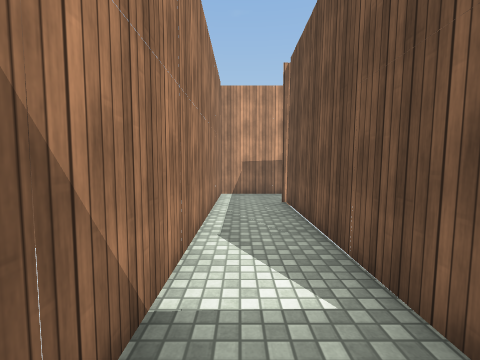
view 1 (above)

17 first-person views from a walk through a 3-D level made in the Unity game engine. The camera is 1.4 m above the floor, tilts 4° down and sees 90° across. The floor is counted in squares, 1 m on a side. Each view is taken from the middle of a square. On the plan, view 1 faces up. The plan holds only what a view shows up to about 13 squares ahead; the rest is blank. The place goes on beyond the plan. The player is left out. Surface patterns are stand-ins for the level's own textures.

view 2
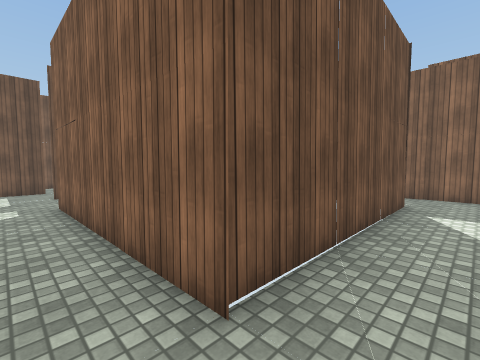

view 3
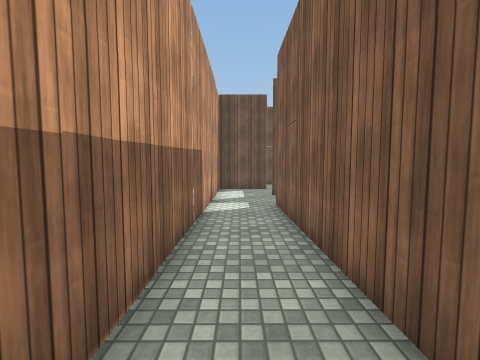

view 4
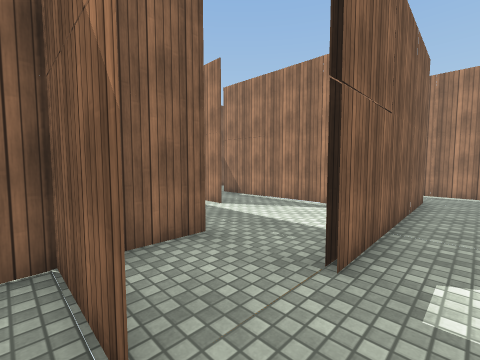

view 5
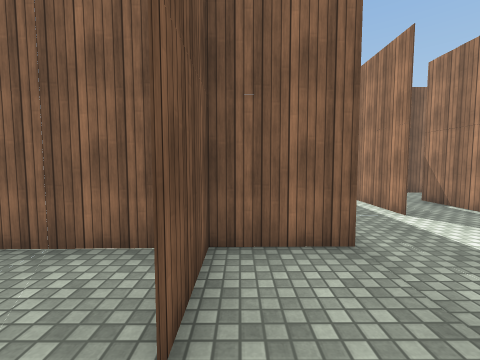

view 6
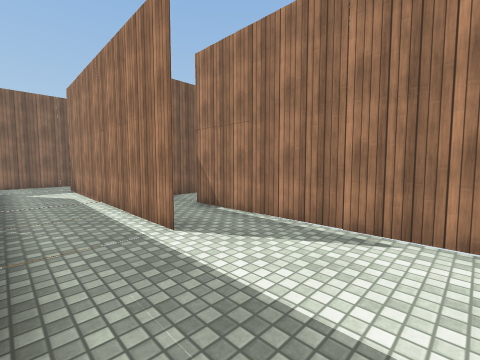

view 7
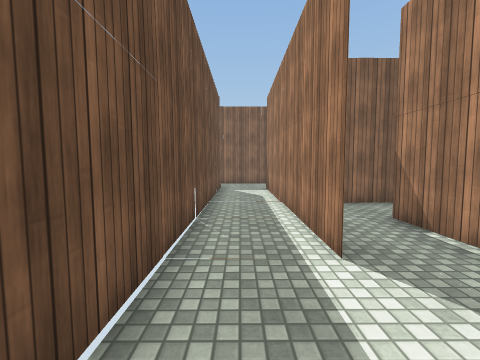

view 8
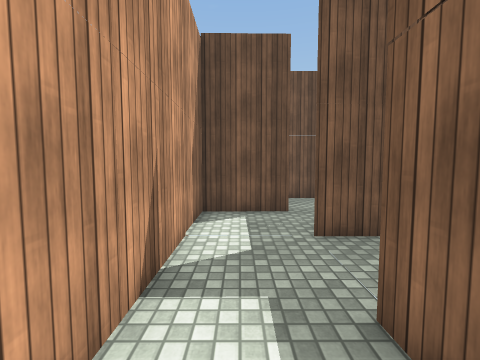

view 9
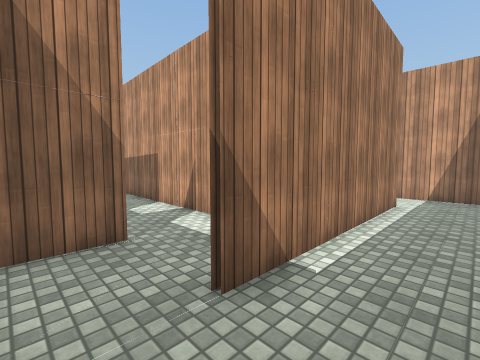

view 10
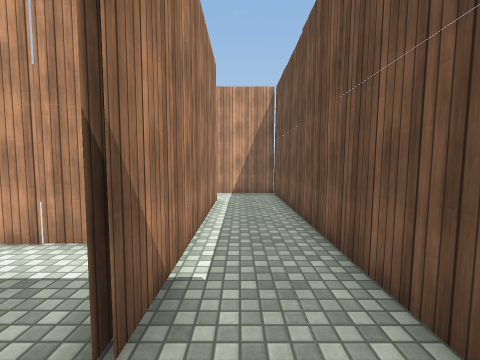

view 11
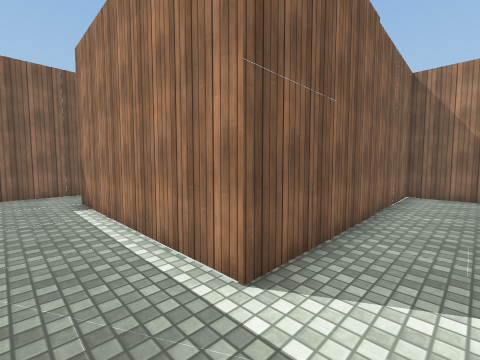

view 12
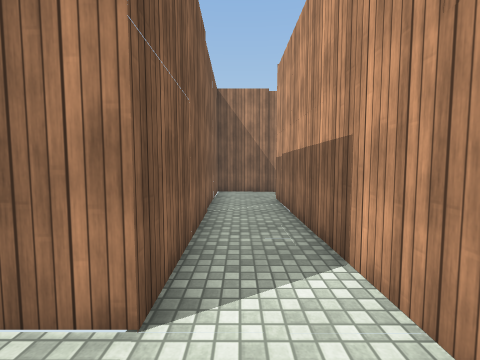

view 13
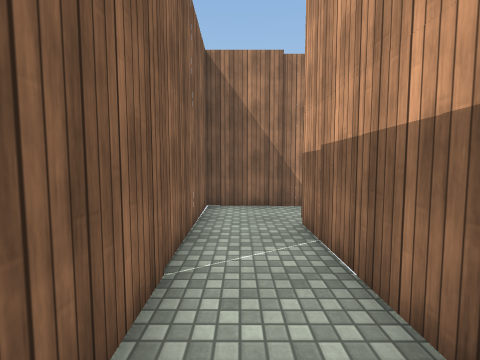

view 14
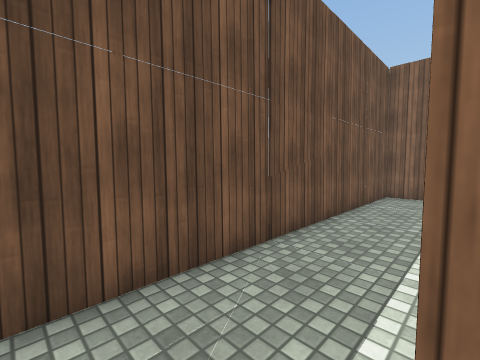

view 15
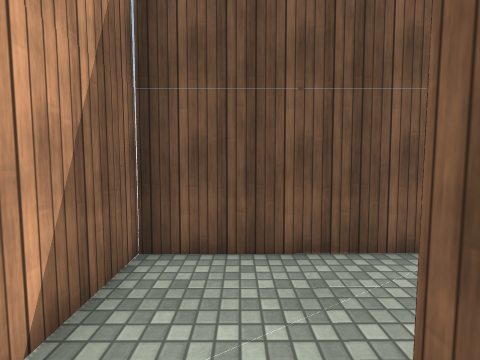

view 16
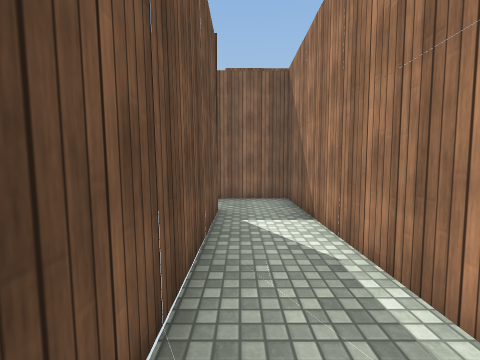

view 17
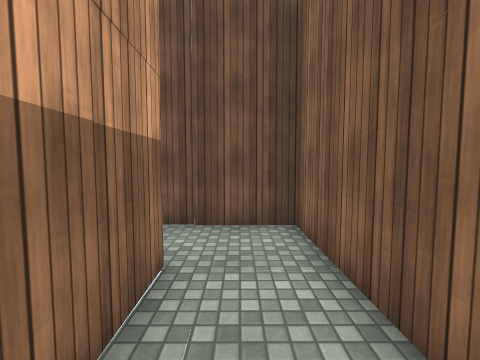

### Floor plan
Points are (right, up) in squares from view 1. A wall is a line through its corners. A room is listed if a view was taken in it or the views show most of it. See-through windows are left out.
Room 1 (views 1, 2, 3, 8, 16, 17)
walls: (1.7, 1) (1.7, 8.6) (9.1, 8.8); (8.5, 8.6) (9, 8.6); (9.5, 11) (-0.9, 11.1) (-0.9, -1.4) (2.5, -1.4)
ways out: opening at (10, 10) to room 3; opening at (2, 0) to room 6
Room 2 (view 4)
walls: (14, 8.5) (13.9, 11) (11.4, 11); (11.5, 8.7) (11.5, 6.1); (12, 6.1) (13.5, 6.2)
ways out: opening at (12, 9.5) to room 3; opening at (14, 7.5) to room 5
Room 3 (views 5, 6)
walls: (9.1, 6.1) (12, 6.1); (11.5, 6.1) (11.5, 8.7); (11.4, 11) (9.5, 11)
ways out: opening at (10, 10) to room 1; opening at (12, 9.5) to room 2; opening at (9, 7.5) to room 4
Room 4 (view 7)
walls: (6.5, 3.6) (6.5, 0.4); (4, 8.2) (4.2, 1); (6.4, 0.6) (6.4, 1.8); (9.1, 0.6) (9.1, 6.1)
ways out: opening at (9, 7.5) to room 3; opening at (5, 1) to room 6; opening at (8, 1)
Room 5 (views 9, 10, 11, 12, 13, 14, 15)
walls: (4, 19.1) (4, 15.9) (14.1, 16.2) (14.1, 8.5); (13.5, 6.2) (16.6, 6.2) (16.6, 18.6) (6.5, 18.4)
ways out: opening at (14, 7.5) to room 2
Room 6 (no view inside)
walls: (4.2, 1) (1.7, 1); (2.5, -1.4) (6.4, -1.3) (6.4, 0.6)
ways out: opening at (2, 0) to room 1; opening at (5, 1) to room 4

Positions as (right, up) in squares from view 1, and headings:
1: (0, 0), facing up
2: (0, 10), facing down-right
3: (1, 10), facing right
4: (12, 10), facing down-left
5: (11, 10), facing down
6: (9, 8), facing down-left
7: (8, 7), facing down
8: (7, 10), facing right
9: (16, 7), facing up-left
10: (15, 7), facing up
11: (16, 18), facing down-left
12: (16, 17), facing left
13: (12, 17), facing left
14: (14, 17), facing down-right
15: (13, 17), facing right
16: (1, 8), facing down
17: (1, 0), facing right
